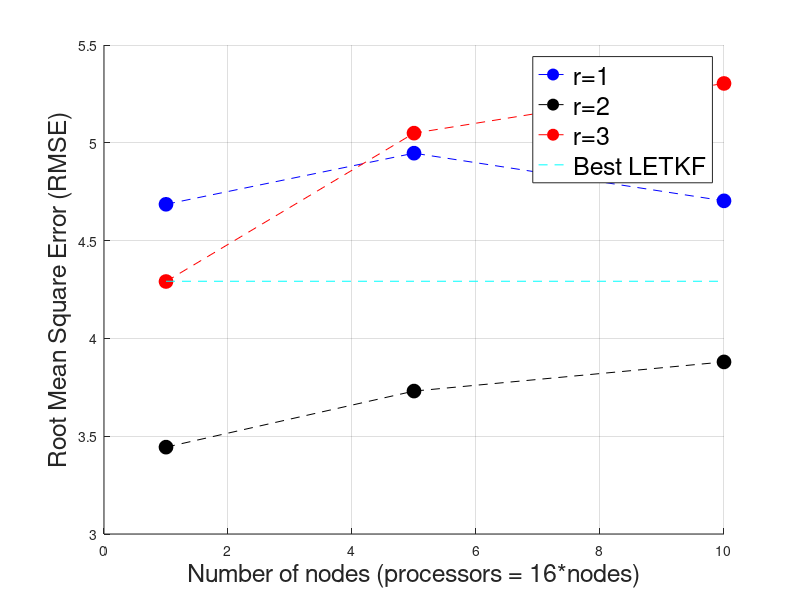

Recreate this plot in MATLAB.
f1 = [4.6857, 4.9469, 4.7033];
f2 = [3.4440, 3.7307, 3.8798];
f3 = [4.2909, 5.0493, 5.3035];
f4 = [4.2922, 4.2922, 4.2922];



fig = figure ;
hold all
plot([1 5 10],f1,'--bo','markersize',10,'markerfacecolor','b');
plot([1 5 10],f2,'--ko','markersize',10,'markerfacecolor','k');
plot([1 5 10],f3,'--ro','markersize',10,'markerfacecolor','r');
plot([1 5 10],f4,'--c','markersize',10,'markerfacecolor','r');
grid on
l =legend('r=1','r=2','r=3','Best LETKF');
xl = xlabel('Number of nodes (processors = 16*nodes)');
yl = ylabel('Root Mean Square Error (RMSE)');
set(xl,'fontsize',18);
set(yl,'fontsize',18);
set(l,'fontsize',18,'location','best');
print(fig,'-depsc','rmse.eps');
